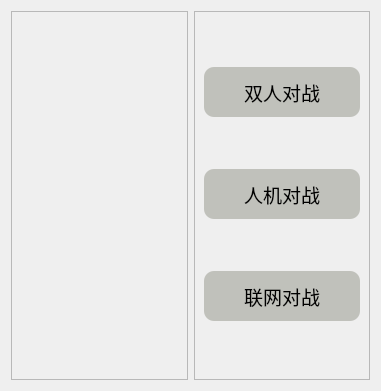
<?xml version="1.0" encoding="UTF-8"?>
<ui version="4.0">
 <class>OpenGame</class>
 <widget class="QWidget" name="OpenGame">
  <property name="geometry">
   <rect>
    <x>0</x>
    <y>0</y>
    <width>381</width>
    <height>391</height>
   </rect>
  </property>
  <property name="windowTitle">
   <string>Form</string>
  </property>
  <layout class="QGridLayout" name="gridLayout_2">
   <item row="0" column="2">
    <widget class="QFrame" name="frame">
     <property name="minimumSize">
      <size>
       <width>100</width>
       <height>0</height>
      </size>
     </property>
     <property name="frameShape">
      <enum>QFrame::StyledPanel</enum>
     </property>
     <property name="frameShadow">
      <enum>QFrame::Raised</enum>
     </property>
    </widget>
   </item>
   <item row="0" column="3">
    <widget class="QFrame" name="frame_3">
     <property name="frameShape">
      <enum>QFrame::StyledPanel</enum>
     </property>
     <property name="frameShadow">
      <enum>QFrame::Raised</enum>
     </property>
     <layout class="QGridLayout" name="gridLayout">
      <item row="1" column="0">
       <widget class="QPushButton" name="pushButton2">
        <property name="minimumSize">
         <size>
          <width>50</width>
          <height>50</height>
         </size>
        </property>
        <property name="font">
         <font>
          <family>华文行楷</family>
          <pointsize>14</pointsize>
         </font>
        </property>
        <property name="styleSheet">
         <string notr="true">QPushButton {
	color: black;
	background-color: #c0c1bb;	
	border: none;
	border-radius: 10px;

}

QPushButton:hover {
	color: black;
	background-color: yellow;
	border: none;
	border-radius: 10px;

}</string>
        </property>
        <property name="text">
         <string>人机对战</string>
        </property>
        <property name="iconSize">
         <size>
          <width>16</width>
          <height>16</height>
         </size>
        </property>
        <property name="autoRepeatInterval">
         <number>99</number>
        </property>
        <property name="autoDefault">
         <bool>true</bool>
        </property>
       </widget>
      </item>
      <item row="2" column="0">
       <widget class="QPushButton" name="pushButton3">
        <property name="minimumSize">
         <size>
          <width>50</width>
          <height>50</height>
         </size>
        </property>
        <property name="font">
         <font>
          <family>华文行楷</family>
          <pointsize>14</pointsize>
         </font>
        </property>
        <property name="styleSheet">
         <string notr="true">QPushButton {
	color: black;
	background-color: #c0c1bb;	
	border: none;
	border-radius: 10px;

}

QPushButton:hover {
	color: black;
	background-color: yellow;
	border: none;
	border-radius: 10px;

}</string>
        </property>
        <property name="text">
         <string>联网对战</string>
        </property>
        <property name="autoDefault">
         <bool>true</bool>
        </property>
       </widget>
      </item>
      <item row="0" column="0">
       <widget class="QPushButton" name="pushButton1">
        <property name="minimumSize">
         <size>
          <width>50</width>
          <height>50</height>
         </size>
        </property>
        <property name="font">
         <font>
          <family>华文行楷</family>
          <pointsize>14</pointsize>
         </font>
        </property>
        <property name="styleSheet">
         <string notr="true">QPushButton {
	color: black;
	background-color: #c0c1bb;	
	border: none;
	border-radius: 10px;

}

QPushButton:hover {
	color: black;
	background-color: yellow;
	border: none;
	border-radius: 10px;

}</string>
        </property>
        <property name="text">
         <string>双人对战</string>
        </property>
        <property name="iconSize">
         <size>
          <width>16</width>
          <height>16</height>
         </size>
        </property>
        <property name="autoDefault">
         <bool>true</bool>
        </property>
       </widget>
      </item>
     </layout>
    </widget>
   </item>
  </layout>
 </widget>
 <resources/>
 <connections/>
</ui>
